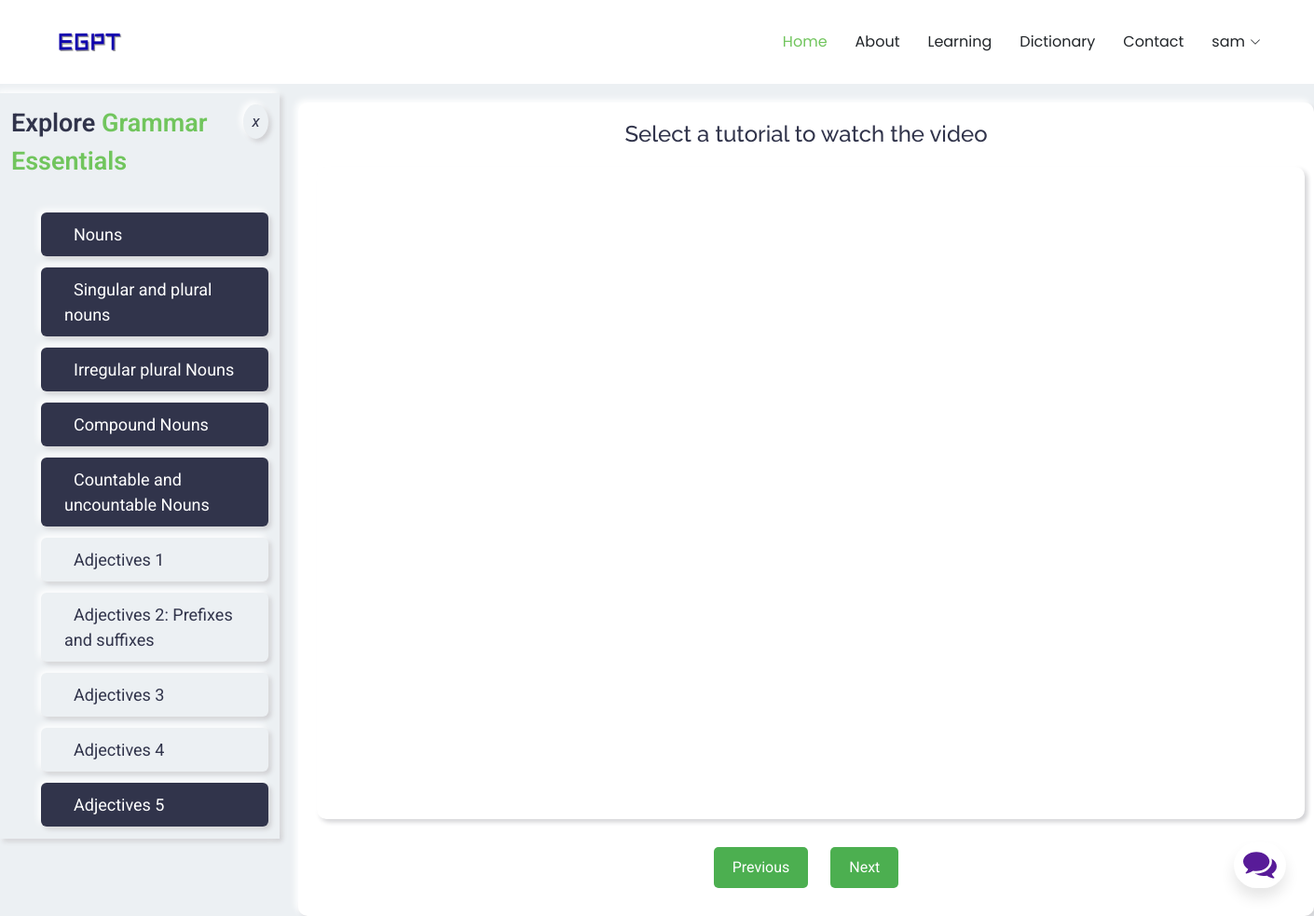
The page /service/Grammar_Essentials (signed in) on the database its author committed.
### EGPT/models.py (models this page shows, shortened)
class User(db.Model, UserMixin):
    id = db.Column(db.Integer, primary_key=True)
    first_name = db.Column(db.String(20), nullable=False)
    last_name = db.Column(db.String(20), nullable=False)
    username = db.Column(db.String(20), unique=True, nullable=False)
    email = db.Column(db.String(120), unique=True, nullable=False)
    image_file = db.Column(db.String(20), nullable=False, default='default.jpg')
    is_admin = db.Column(db.Boolean, default=False)
    password = db.Column(db.String(60), nullable=False)
    progress = db.relationship('UserProgress', backref='user', lazy=True)
    messages = db.relationship('Messages', backref='user', lazy=True)

class Service(db.Model):
    id = db.Column(db.Integer, primary_key=True)
    name = db.Column(db.String(100), unique=True, nullable=False)
    description = db.Column(db.Text, nullable=True)
    tutorials = db.relationship('Tutorial', backref='service', lazy=True)

class Tutorial(db.Model):
    id = db.Column(db.Integer, primary_key=True)
    title = db.Column(db.String(100), nullable=False)
    video_url = db.Column(db.String(255), nullable=False)
    service_id = db.Column(db.Integer, db.ForeignKey('service.id'), nullable=False)
    user_progress = db.relationship('UserProgress', backref='tutorial', lazy=True)

### EGPT/main/routes.py (the view)
@main.route('/service/<service_name>')
def service_detail(service_name):
    service = Service.query.filter_by(name=service_name.replace('_', ' ')).first_or_404()
    tutorials = Tutorial.query.filter_by(service_id=service.id).all()
    tutorial_list = []
    for tutorial in tutorials:
        viewed = UserProgress.query.filter_by(user_id=current_user.id, tutorial_id=tutorial.id, is_viewed=True).first()
        tutorial_list.append({
            'id': tutorial.id,
            'title': tutorial.title,
            'video_url': tutorial.video_url,
            'viewed': bool(viewed)
        })
    return render_template('service_detail.html', service={'name': service.name}, tutorials=tutorial_list)

### EGPT/models.py (called while the page is built)
@login_manager.user_loader
def load_user(user_id):
    return User.query.get(int(user_id))

### EGPT/templates/service_detail.html (shortened to what this page needs)
{% extends 'layout.html' %}
{% block content %}
<div>
    <link href="{{url_for('static', filename='css/services.css')}}" rel="stylesheet">
    <div class="side_bar" id="sidebar">
        <div class="title">
            <div class="logo"><span>Explore</span> <span class="description-title">{{ service.name }}</span></div>
            <label class="button cancel" id="close-sidebar"><i class="fas fa-times">x</i></label>
        </div>
        <ul>
            {% for tutorial in tutorials %}
                <li>
                    <a href="javascript:void(0)"
                       onclick="loadVideo('{{ tutorial.video_url }}', {{ tutorial.id }})"
                       data-tutorial-id="{{ tutorial.id }}" class="{{ 'active' if tutorial.viewed else '' }}">
                       {{ tutorial.title }}
                    </a>
                </li>
            {% endfor %}
        </ul>
    </div>
    <div class="video-section">
        <h2 id="video-title">Select a tutorial to watch the video</h2>
        <iframe id="video-player" width="1060" height="700" src="" frameborder="0" allowfullscreen></iframe>
        <div class="nav-buttons">
            <button id="prev-btn" class="nav-btn">Previous</button>
            <button id="next-btn" class="nav-btn">Next</button>
        </div>
    </div>
</div>
{% endblock %}

### EGPT/templates/layout.html (shortened to what this page needs)
<!DOCTYPE html>
<html lang="en">
<head>
  <link href="{{url_for('static', filename='vendor/bootstrap/css/bootstrap.min.css')}}" rel="stylesheet">
  <link href="{{url_for('static', filename='vendor/bootstrap-icons/bootstrap-icons.css')}}" rel="stylesheet">
  <link href="{{url_for('static', filename='vendor/aos/aos.css')}}" rel="stylesheet">
  <link href="{{url_for('static', filename='vendor/glightbox/css/glightbox.min.css')}}" rel="stylesheet">
  <link href="{{url_for('static', filename='css/main.css')}}" rel="stylesheet">
  <link href="{{url_for('static', filename='css/chatbot.css')}}" rel="stylesheet">
  <link href="{{url_for('static', filename='css/about.css')}}" rel="stylesheet">
  <link href="{{url_for('static', filename='css/contact.css')}}" rel="stylesheet">
  <link href="{{url_for('static', filename='css/messages.css')}}" rel="stylesheet">
</head>
<body class="index-page">
  <header id="header" class="header d-flex align-items-center sticky-top">
    <div class="container-fluid container-xl position-relative d-flex align-items-center justify-content-between">
      <a href="{{url_for('main.home')}}" class="logo d-flex align-items-center">
        <img src="{{url_for('static', filename='img/egpt.png')}}" alt="">
      </a>
      <nav id="navmenu" class="navmenu">
        <ul>
          <li><a href="{{url_for('main.home')}}" class="active">Home</a></li>
          <li><a href="{{url_for('main.about')}}">About</a></li>
          {% if current_user.is_authenticated %}
            <li><a href="{{url_for('main.learning')}}">Learning</a></li>
          {%endif %}
          <li><a href="{{url_for('main.dictionary')}}">Dictionary</a></li>
          <li><a href="{{url_for('main.contact_us')}}">Contact</a></li>
          {% if current_user.is_authenticated %}
          <li class="dropdown"><a href="#"><span> {{current_user.username}}</span> <i class="bi bi-chevron-down toggle-dropdown"></i></a>
          </li>
          {%else:%}
            <li><a href="{{ url_for('users.register') }}">Login/SignUp</a></li>
          {%endif%}
        </ul>
      </nav>
    </div>
  </header>
  <main>
 {% block content %}{% endblock %}
 <div class="chatbox">
  <div class="chatbox__button">
      <button><img src="{{ url_for('static', filename='img/chatbox-icon.svg') }}" /></button>
  </div>
</div>
</main>
</body>
</html>

### EGPT/static/css/main.css (style rules this page uses)
:root { --default-font: "Roboto", system-ui, -apple-system, "Segoe UI", Roboto, "Helvetica Neue", Arial, "Noto Sans", "Liberation Sans", sans-serif, "Apple Color Emoji", "Segoe UI Emoji", "Segoe UI Symbol", "Noto Color Emoji"; --heading-font: "Raleway", sans-serif; --nav-font: "Poppins", sans-serif; }
:root { --background-color: #ffffff; --default-color: #212529; --heading-color: #101f0c; --accent-color: #71c55d; --surface-color: #ffffff; --contrast-color: #ffffff; }
:root { --nav-color: #212529; --nav-hover-color: #71c55d; --nav-mobile-background-color: #ffffff; --nav-dropdown-background-color: #ffffff; --nav-dropdown-color: #212529; --nav-dropdown-hover-color: #71c55d; }
:root { scroll-behavior: smooth; }
body { color: var(--default-color); background-color: var(--background-color); font-family: var(--default-font); }
a { color: var(--accent-color); text-decoration: none; transition: 0.3s; }
h1, h2, h3, h4, h5, h6 { color: var(--heading-color); font-family: var(--heading-font); }
.header { color: var(--default-color); background-color: var(--background-color); padding: 15px 0; transition: all 0.5s; z-index: 997; }
.header .logo { line-height: 1; }
.header .logo img { max-height: 32px; margin-right: 8px; }
@media (min-width: 1200px) { .navmenu { padding: 0; } }
@media (min-width: 1200px) { .navmenu ul { margin: 0; padding: 0; display: flex; list-style: none; align-items: center; } }
@media (min-width: 1200px) { .navmenu li { position: relative; } }
@media (min-width: 1200px) { .navmenu a, .navmenu a:focus { color: var(--nav-color); padding: 18px 15px; font-size: 16px; font-family: var(--nav-font); font-weight: 400; display: flex; align-items: center; justify-content: space-between; white-space: nowrap; transition: 0.3s; } }
@media (min-width: 1200px) { .navmenu a i, .navmenu a:focus i { font-size: 12px; line-height: 0; margin-left: 5px; transition: 0.3s; } }
@media (min-width: 1200px) { .navmenu li:last-child a { padding-right: 0; } }
@media (min-width: 1200px) { .navmenu li:hover>a, .navmenu .active, .navmenu .active:focus { color: var(--nav-hover-color); } }
.description-title { color: var(--accent-color); }
.nav-buttons { text-align: center; margin-top: 20px; }
.nav-btn { background-color: #4CAF50; color: white; border: none; padding: 10px 20px; margin: 10px; font-size: 16px; cursor: pointer; border-radius: 5px; transition: background-color 0.3s ease; }

### EGPT/static/css/chatbot.css (style rules this page uses)
.chatbox { position: absolute; bottom: 30px; right: 30px; --primaryGradient: linear-gradient(93.12deg, #581B98 0.52%, #9C1DE7 100%); --secondaryGradient: linear-gradient(268.91deg, #581B98 -2.14%, #9C1DE7 99.69%); --primaryBoxShadow: 0px 10px 15px rgba(0, 0, 0, 0.1); --secondaryBoxShadow: 0px -10px 15px rgba(0, 0, 0, 0.1); --primary: #581B98; }
.chatbox__button { text-align: right; }
.chatbox__button button, .chatbox__button button:focus, .chatbox__button button:visited { padding: 10px; background: white; border: none; outline: none; border-radius: 50px; box-shadow: 0px 10px 15px rgba(0, 0, 0, 0.1); cursor: pointer; }

### EGPT/static/css/messages.css (style rules this page uses)
main { margin-top: 20px; }

### EGPT/static/css/services.css (style rules this page uses)
body { background: #ecf0f3; }
.side_bar { position: fixed; top: 100px; left: 0; width: 300px; height: 100vh; background: #ecf0f3; padding: 12px; box-shadow: -3px -3px 7px #ffffff, 3px 3px 5px #ceced1; transition: all 0.3s ease; }
.side_bar .title { display: flex; justify-content: space-evenly; }
.side_bar .title .logo { font-size: 27px; font-weight: 600; color: #31344b; }
.side_bar ul { margin-top: 35px; list-style: none; }
.side_bar ul a { color: #31344b; text-decoration: none; display: block; margin-top: 12px; font-size: 18px; font-weight: 400; padding: 10px 25px; border-radius: 6px; box-shadow: -3px -3px 7px #ffffff, 3px 3px 5px #ceced1; position: relative; transition: all 0.2s ease; }
label { font-size: 17px; color: #31344b; box-shadow: -3px -3px 7px #ffffff, 3px 3px 5px #ceced1; height: 37px; width: 37px; border-radius: 50%; text-align: center; line-height: 37px; cursor: pointer; transition: all 0.3s ease; }
.video-section { margin-left: 320px; padding: 20px; background: #ffffff; box-shadow: -3px -3px 7px #ffffff, 3px 3px 5px #ceced1; border-radius: 10px; margin-top: 20px; }
.video-section h2 { font-size: 24px; color: #31344b; text-align: center; margin-bottom: 20px; }
#video-player { display: block; margin: 0 auto; box-shadow: -3px -3px 7px #ffffff, 3px 3px 5px #ceced1; border-radius: 10px; }
.side_bar ul a.active { background-color: #31344b; color: #ffffff; }

### rows shown on the page
User: username "sam"
Service: name "Grammar Essentials"
Tutorial: title "Nouns"
Tutorial: title "Singular and plural nouns"
Tutorial: title "Irregular plural Nouns"
Tutorial: title "Compound Nouns"
Tutorial: title "Countable and uncountable Nouns"
Tutorial: title "Adjectives 1"
Tutorial: title "Adjectives 2: Prefixes and suffixes"
Tutorial: title "Adjectives 3"
Tutorial: title "Adjectives 4"
Tutorial: title "Adjectives 5"
